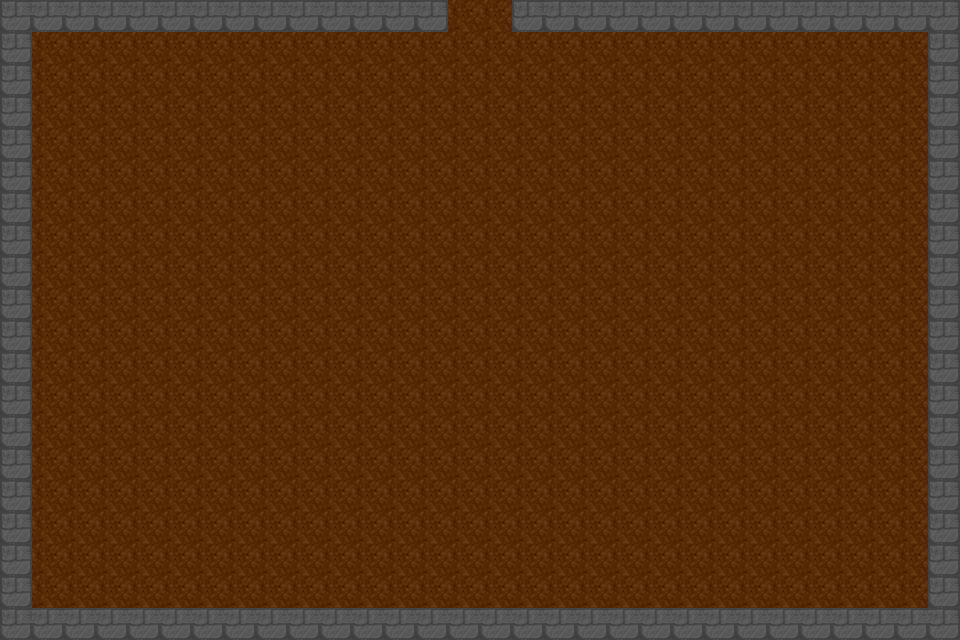

Tiled map render using the project's own tile images. Description and the whole map definition, tile-layer contents included, below:
An orthogonal 30x20 tile map with 32x32 px tiles, 1 tile layer (Tile layer 1), 2 tilesets and 15 objects.

<map version="1.10" tiledversion="1.11.2" orientation="orthogonal" renderorder="right-down" width="30" height="20" tilewidth="32" tileheight="32" infinite="0" nextlayerid="3" nextobjectid="1">
    <tileset firstgid="1" name="Town Tileset" tilewidth="32" tileheight="32" tilecount="64" columns="8">
        <image source="../tiles/World H Tileset.png" trans="ff00ff" width="256" height="256" />
        <tile id="4">
            <objectgroup draworder="index" id="2">
                <object id="1" x="0" y="0" width="32" height="32" />
            </objectgroup>
        </tile>
        <tile id="5">
            <objectgroup draworder="index" id="2">
                <object id="1" x="0" y="0" width="32" height="32" />
            </objectgroup>
        </tile>
        <tile id="6">
            <objectgroup draworder="index" id="2">
                <object id="1" x="0" y="0" width="32" height="32" />
            </objectgroup>
        </tile>
        <tile id="7">
            <objectgroup draworder="index" id="2">
                <object id="1" x="0" y="0" width="32" height="32" />
            </objectgroup>
        </tile>
        <tile id="8">
            <objectgroup draworder="index" id="2">
                <object id="1" x="0" y="0" width="32" height="32" />
            </objectgroup>
        </tile>
        <tile id="10">
            <objectgroup draworder="index" id="2">
                <object id="1" x="0" y="32" width="32" height="0" />
            </objectgroup>
        </tile>
        <tile id="11">
            <objectgroup draworder="index" id="2">
                <object id="1" x="0" y="32" width="32" height="0" />
                <object id="2" x="32" y="0" width="0" height="32" />
            </objectgroup>
        </tile>
        <tile id="12">
            <objectgroup draworder="index" id="2">
                <object id="1" x="32" y="0" width="0" height="32" />
            </objectgroup>
        </tile>
        <tile id="13">
            <objectgroup draworder="index" id="2">
                <object id="1" x="0" y="32" width="32" height="0" />
                <object id="2" x="0" y="32" width="32" height="0" />
                <object id="3" x="0" y="0" width="0" height="32" />
            </objectgroup>
        </tile>
        <tile id="14">
            <objectgroup draworder="index" id="2">
                <object id="1" x="0" y="0" width="0" height="32" />
            </objectgroup>
        </tile>
        <tile id="16">
            <objectgroup draworder="index" id="2">
                <object id="1" x="0" y="0" width="32" height="32" />
            </objectgroup>
        </tile>
        <tile id="24">
            <objectgroup draworder="index" id="2">
                <object id="1" x="0" y="0" width="32" height="32" />
            </objectgroup>
        </tile>
    </tileset>
    <tileset firstgid="65" name="Dungeon Crawler Tileset" tilewidth="32" tileheight="32" tilecount="100" columns="10">
        <image source="../tiles/Dungeon_Tile.png" trans="" width="320" height="320" />
    </tileset>
    <layer id="1" name="Tile layer 1" width="30" height="20">
        <data encoding="csv">
9,6,6,6,6,6,6,6,6,6,6,6,6,7,1,1,9,6,6,6,6,6,6,6,6,6,6,6,6,7,
8,1,1,1,1,1,1,1,1,1,1,1,1,1,1,1,1,1,1,1,1,1,1,1,1,1,1,1,1,8,
8,1,1,1,1,1,1,1,1,1,1,1,1,1,1,1,1,1,1,1,1,1,1,1,1,1,1,1,1,8,
8,1,1,1,1,1,1,1,1,1,1,1,1,1,1,1,1,1,1,1,1,1,1,1,1,1,1,1,1,8,
8,1,1,1,1,1,1,1,1,1,1,1,1,1,1,1,1,1,1,1,1,1,1,1,1,1,1,1,1,8,
8,1,1,1,1,1,1,1,1,1,1,1,1,1,1,1,1,1,1,1,1,1,1,1,1,1,1,1,1,8,
8,1,1,1,1,1,1,1,1,1,1,1,1,1,1,1,1,1,1,1,1,1,1,1,1,1,1,1,1,8,
8,1,1,1,1,1,1,1,1,1,1,1,1,1,1,1,1,1,1,1,1,1,1,1,1,1,1,1,1,8,
8,1,1,1,1,1,1,1,1,1,1,1,1,1,1,1,1,1,1,1,1,1,1,1,1,1,1,1,1,8,
8,1,1,1,1,1,1,1,1,1,1,1,1,1,1,1,1,1,1,1,1,1,1,1,1,1,1,1,1,8,
8,1,1,1,1,1,1,1,1,1,1,1,1,1,1,1,1,1,1,1,1,1,1,1,1,1,1,1,1,8,
8,1,1,1,1,1,1,1,1,1,1,1,1,1,1,1,1,1,1,1,1,1,1,1,1,1,1,1,1,8,
8,1,1,1,1,1,1,1,1,1,1,1,1,1,1,1,1,1,1,1,1,1,1,1,1,1,1,1,1,8,
8,1,1,1,1,1,1,1,1,1,1,1,1,1,1,1,1,1,1,1,1,1,1,1,1,1,1,1,1,8,
8,1,1,1,1,1,1,1,1,1,1,1,1,1,1,1,1,1,1,1,1,1,1,1,1,1,1,1,1,8,
8,1,1,1,1,1,1,1,1,1,1,1,1,1,1,1,1,1,1,1,1,1,1,1,1,1,1,1,1,8,
8,1,1,1,1,1,1,1,1,1,1,1,1,1,1,1,1,1,1,1,1,1,1,1,1,1,1,1,1,8,
8,1,1,1,1,1,1,1,1,1,1,1,1,1,1,1,1,1,1,1,1,1,1,1,1,1,1,1,1,8,
8,1,1,1,1,1,1,1,1,1,1,1,1,1,1,1,1,1,1,1,1,1,1,1,1,1,1,1,1,8,
9,6,6,6,6,6,6,6,6,6,6,6,6,6,6,6,6,6,6,6,6,6,6,6,6,6,6,6,6,7
        </data>
    </layer>
</map>
